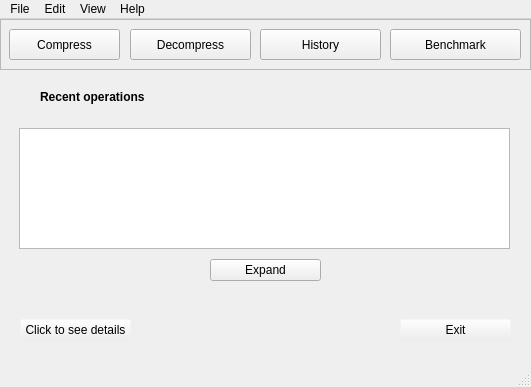
<?xml version="1.0" encoding="UTF-8"?>
<ui version="4.0">
 <class>MainWindow</class>
 <widget class="QMainWindow" name="MainWindow">
  <property name="geometry">
   <rect>
    <x>0</x>
    <y>0</y>
    <width>531</width>
    <height>387</height>
   </rect>
  </property>
  <property name="windowTitle">
   <string>MainWindow</string>
  </property>
  <widget class="QWidget" name="centralwidget">
   <widget class="QPushButton" name="compressButton">
    <property name="geometry">
     <rect>
      <x>9</x>
      <y>10</y>
      <width>111</width>
      <height>31</height>
     </rect>
    </property>
    <property name="text">
     <string>Compress</string>
    </property>
   </widget>
   <widget class="QPushButton" name="decompressButton">
    <property name="geometry">
     <rect>
      <x>130</x>
      <y>10</y>
      <width>121</width>
      <height>31</height>
     </rect>
    </property>
    <property name="text">
     <string>Decompress</string>
    </property>
   </widget>
   <widget class="QPushButton" name="historyButton">
    <property name="geometry">
     <rect>
      <x>260</x>
      <y>10</y>
      <width>121</width>
      <height>31</height>
     </rect>
    </property>
    <property name="text">
     <string>History</string>
    </property>
   </widget>
   <widget class="QPushButton" name="benchmarkButton">
    <property name="geometry">
     <rect>
      <x>390</x>
      <y>10</y>
      <width>131</width>
      <height>31</height>
     </rect>
    </property>
    <property name="text">
     <string>Benchmark</string>
    </property>
   </widget>
   <widget class="QLabel" name="label">
    <property name="geometry">
     <rect>
      <x>40</x>
      <y>70</y>
      <width>111</width>
      <height>16</height>
     </rect>
    </property>
    <property name="font">
     <font>
      <weight>75</weight>
      <bold>true</bold>
     </font>
    </property>
    <property name="text">
     <string>Recent operations</string>
    </property>
   </widget>
   <widget class="QFrame" name="frame">
    <property name="geometry">
     <rect>
      <x>19</x>
      <y>109</y>
      <width>491</width>
      <height>121</height>
     </rect>
    </property>
    <property name="frameShape">
     <enum>QFrame::StyledPanel</enum>
    </property>
    <property name="frameShadow">
     <enum>QFrame::Raised</enum>
    </property>
    <widget class="QTextEdit" name="textEdit">
     <property name="geometry">
      <rect>
       <x>0</x>
       <y>0</y>
       <width>491</width>
       <height>121</height>
      </rect>
     </property>
     <property name="readOnly">
      <bool>true</bool>
     </property>
    </widget>
   </widget>
   <widget class="QPushButton" name="expandButton">
    <property name="geometry">
     <rect>
      <x>210</x>
      <y>240</y>
      <width>111</width>
      <height>22</height>
     </rect>
    </property>
    <property name="text">
     <string>Expand</string>
    </property>
   </widget>
   <widget class="QPushButton" name="pushButton">
    <property name="geometry">
     <rect>
      <x>20</x>
      <y>300</y>
      <width>111</width>
      <height>22</height>
     </rect>
    </property>
    <property name="palette">
     <palette>
      <active>
       <colorrole role="WindowText">
        <brush brushstyle="SolidPattern">
         <color alpha="255">
          <red>0</red>
          <green>0</green>
          <blue>0</blue>
         </color>
        </brush>
       </colorrole>
       <colorrole role="Button">
        <brush brushstyle="SolidPattern">
         <color alpha="0">
          <red>239</red>
          <green>239</green>
          <blue>239</blue>
         </color>
        </brush>
       </colorrole>
       <colorrole role="Light">
        <brush brushstyle="SolidPattern">
         <color alpha="0">
          <red>255</red>
          <green>255</green>
          <blue>255</blue>
         </color>
        </brush>
       </colorrole>
       <colorrole role="Midlight">
        <brush brushstyle="SolidPattern">
         <color alpha="0">
          <red>247</red>
          <green>247</green>
          <blue>247</blue>
         </color>
        </brush>
       </colorrole>
       <colorrole role="Dark">
        <brush brushstyle="SolidPattern">
         <color alpha="0">
          <red>119</red>
          <green>119</green>
          <blue>119</blue>
         </color>
        </brush>
       </colorrole>
       <colorrole role="Mid">
        <brush brushstyle="SolidPattern">
         <color alpha="0">
          <red>159</red>
          <green>159</green>
          <blue>159</blue>
         </color>
        </brush>
       </colorrole>
       <colorrole role="Text">
        <brush brushstyle="SolidPattern">
         <color alpha="255">
          <red>0</red>
          <green>0</green>
          <blue>0</blue>
         </color>
        </brush>
       </colorrole>
       <colorrole role="BrightText">
        <brush brushstyle="SolidPattern">
         <color alpha="255">
          <red>255</red>
          <green>255</green>
          <blue>255</blue>
         </color>
        </brush>
       </colorrole>
       <colorrole role="ButtonText">
        <brush brushstyle="SolidPattern">
         <color alpha="255">
          <red>0</red>
          <green>0</green>
          <blue>0</blue>
         </color>
        </brush>
       </colorrole>
       <colorrole role="Base">
        <brush brushstyle="SolidPattern">
         <color alpha="255">
          <red>255</red>
          <green>255</green>
          <blue>255</blue>
         </color>
        </brush>
       </colorrole>
       <colorrole role="Window">
        <brush brushstyle="SolidPattern">
         <color alpha="0">
          <red>239</red>
          <green>239</green>
          <blue>239</blue>
         </color>
        </brush>
       </colorrole>
       <colorrole role="Shadow">
        <brush brushstyle="SolidPattern">
         <color alpha="255">
          <red>0</red>
          <green>0</green>
          <blue>0</blue>
         </color>
        </brush>
       </colorrole>
       <colorrole role="AlternateBase">
        <brush brushstyle="SolidPattern">
         <color alpha="127">
          <red>247</red>
          <green>247</green>
          <blue>247</blue>
         </color>
        </brush>
       </colorrole>
       <colorrole role="ToolTipBase">
        <brush brushstyle="SolidPattern">
         <color alpha="255">
          <red>255</red>
          <green>255</green>
          <blue>220</blue>
         </color>
        </brush>
       </colorrole>
       <colorrole role="ToolTipText">
        <brush brushstyle="SolidPattern">
         <color alpha="255">
          <red>0</red>
          <green>0</green>
          <blue>0</blue>
         </color>
        </brush>
       </colorrole>
       <colorrole role="PlaceholderText">
        <brush brushstyle="SolidPattern">
         <color alpha="128">
          <red>0</red>
          <green>0</green>
          <blue>0</blue>
         </color>
        </brush>
       </colorrole>
      </active>
      <inactive>
       <colorrole role="WindowText">
        <brush brushstyle="SolidPattern">
         <color alpha="255">
          <red>0</red>
          <green>0</green>
          <blue>0</blue>
         </color>
        </brush>
       </colorrole>
       <colorrole role="Button">
        <brush brushstyle="SolidPattern">
         <color alpha="0">
          <red>239</red>
          <green>239</green>
          <blue>239</blue>
         </color>
        </brush>
       </colorrole>
       <colorrole role="Light">
        <brush brushstyle="SolidPattern">
         <color alpha="0">
          <red>255</red>
          <green>255</green>
          <blue>255</blue>
         </color>
        </brush>
       </colorrole>
       <colorrole role="Midlight">
        <brush brushstyle="SolidPattern">
         <color alpha="0">
          <red>247</red>
          <green>247</green>
          <blue>247</blue>
         </color>
        </brush>
       </colorrole>
       <colorrole role="Dark">
        <brush brushstyle="SolidPattern">
         <color alpha="0">
          <red>119</red>
          <green>119</green>
          <blue>119</blue>
         </color>
        </brush>
       </colorrole>
       <colorrole role="Mid">
        <brush brushstyle="SolidPattern">
         <color alpha="0">
          <red>159</red>
          <green>159</green>
          <blue>159</blue>
         </color>
        </brush>
       </colorrole>
       <colorrole role="Text">
        <brush brushstyle="SolidPattern">
         <color alpha="255">
          <red>0</red>
          <green>0</green>
          <blue>0</blue>
         </color>
        </brush>
       </colorrole>
       <colorrole role="BrightText">
        <brush brushstyle="SolidPattern">
         <color alpha="255">
          <red>255</red>
          <green>255</green>
          <blue>255</blue>
         </color>
        </brush>
       </colorrole>
       <colorrole role="ButtonText">
        <brush brushstyle="SolidPattern">
         <color alpha="255">
          <red>0</red>
          <green>0</green>
          <blue>0</blue>
         </color>
        </brush>
       </colorrole>
       <colorrole role="Base">
        <brush brushstyle="SolidPattern">
         <color alpha="255">
          <red>255</red>
          <green>255</green>
          <blue>255</blue>
         </color>
        </brush>
       </colorrole>
       <colorrole role="Window">
        <brush brushstyle="SolidPattern">
         <color alpha="0">
          <red>239</red>
          <green>239</green>
          <blue>239</blue>
         </color>
        </brush>
       </colorrole>
       <colorrole role="Shadow">
        <brush brushstyle="SolidPattern">
         <color alpha="255">
          <red>0</red>
          <green>0</green>
          <blue>0</blue>
         </color>
        </brush>
       </colorrole>
       <colorrole role="AlternateBase">
        <brush brushstyle="SolidPattern">
         <color alpha="127">
          <red>247</red>
          <green>247</green>
          <blue>247</blue>
         </color>
        </brush>
       </colorrole>
       <colorrole role="ToolTipBase">
        <brush brushstyle="SolidPattern">
         <color alpha="255">
          <red>255</red>
          <green>255</green>
          <blue>220</blue>
         </color>
        </brush>
       </colorrole>
       <colorrole role="ToolTipText">
        <brush brushstyle="SolidPattern">
         <color alpha="255">
          <red>0</red>
          <green>0</green>
          <blue>0</blue>
         </color>
        </brush>
       </colorrole>
       <colorrole role="PlaceholderText">
        <brush brushstyle="SolidPattern">
         <color alpha="128">
          <red>0</red>
          <green>0</green>
          <blue>0</blue>
         </color>
        </brush>
       </colorrole>
      </inactive>
      <disabled>
       <colorrole role="WindowText">
        <brush brushstyle="SolidPattern">
         <color alpha="0">
          <red>119</red>
          <green>119</green>
          <blue>119</blue>
         </color>
        </brush>
       </colorrole>
       <colorrole role="Button">
        <brush brushstyle="SolidPattern">
         <color alpha="0">
          <red>239</red>
          <green>239</green>
          <blue>239</blue>
         </color>
        </brush>
       </colorrole>
       <colorrole role="Light">
        <brush brushstyle="SolidPattern">
         <color alpha="0">
          <red>255</red>
          <green>255</green>
          <blue>255</blue>
         </color>
        </brush>
       </colorrole>
       <colorrole role="Midlight">
        <brush brushstyle="SolidPattern">
         <color alpha="0">
          <red>247</red>
          <green>247</green>
          <blue>247</blue>
         </color>
        </brush>
       </colorrole>
       <colorrole role="Dark">
        <brush brushstyle="SolidPattern">
         <color alpha="0">
          <red>119</red>
          <green>119</green>
          <blue>119</blue>
         </color>
        </brush>
       </colorrole>
       <colorrole role="Mid">
        <brush brushstyle="SolidPattern">
         <color alpha="0">
          <red>159</red>
          <green>159</green>
          <blue>159</blue>
         </color>
        </brush>
       </colorrole>
       <colorrole role="Text">
        <brush brushstyle="SolidPattern">
         <color alpha="0">
          <red>119</red>
          <green>119</green>
          <blue>119</blue>
         </color>
        </brush>
       </colorrole>
       <colorrole role="BrightText">
        <brush brushstyle="SolidPattern">
         <color alpha="255">
          <red>255</red>
          <green>255</green>
          <blue>255</blue>
         </color>
        </brush>
       </colorrole>
       <colorrole role="ButtonText">
        <brush brushstyle="SolidPattern">
         <color alpha="0">
          <red>119</red>
          <green>119</green>
          <blue>119</blue>
         </color>
        </brush>
       </colorrole>
       <colorrole role="Base">
        <brush brushstyle="SolidPattern">
         <color alpha="0">
          <red>239</red>
          <green>239</green>
          <blue>239</blue>
         </color>
        </brush>
       </colorrole>
       <colorrole role="Window">
        <brush brushstyle="SolidPattern">
         <color alpha="0">
          <red>239</red>
          <green>239</green>
          <blue>239</blue>
         </color>
        </brush>
       </colorrole>
       <colorrole role="Shadow">
        <brush brushstyle="SolidPattern">
         <color alpha="255">
          <red>0</red>
          <green>0</green>
          <blue>0</blue>
         </color>
        </brush>
       </colorrole>
       <colorrole role="AlternateBase">
        <brush brushstyle="SolidPattern">
         <color alpha="0">
          <red>239</red>
          <green>239</green>
          <blue>239</blue>
         </color>
        </brush>
       </colorrole>
       <colorrole role="ToolTipBase">
        <brush brushstyle="SolidPattern">
         <color alpha="255">
          <red>255</red>
          <green>255</green>
          <blue>220</blue>
         </color>
        </brush>
       </colorrole>
       <colorrole role="ToolTipText">
        <brush brushstyle="SolidPattern">
         <color alpha="255">
          <red>0</red>
          <green>0</green>
          <blue>0</blue>
         </color>
        </brush>
       </colorrole>
       <colorrole role="PlaceholderText">
        <brush brushstyle="SolidPattern">
         <color alpha="128">
          <red>0</red>
          <green>0</green>
          <blue>0</blue>
         </color>
        </brush>
       </colorrole>
      </disabled>
     </palette>
    </property>
    <property name="text">
     <string>Click to see details</string>
    </property>
   </widget>
   <widget class="QFrame" name="frame_2">
    <property name="geometry">
     <rect>
      <x>0</x>
      <y>0</y>
      <width>531</width>
      <height>51</height>
     </rect>
    </property>
    <property name="frameShape">
     <enum>QFrame::StyledPanel</enum>
    </property>
    <property name="frameShadow">
     <enum>QFrame::Raised</enum>
    </property>
   </widget>
   <widget class="QPushButton" name="exitButton">
    <property name="geometry">
     <rect>
      <x>400</x>
      <y>300</y>
      <width>111</width>
      <height>22</height>
     </rect>
    </property>
    <property name="palette">
     <palette>
      <active>
       <colorrole role="WindowText">
        <brush brushstyle="SolidPattern">
         <color alpha="255">
          <red>0</red>
          <green>0</green>
          <blue>0</blue>
         </color>
        </brush>
       </colorrole>
       <colorrole role="Button">
        <brush brushstyle="SolidPattern">
         <color alpha="0">
          <red>239</red>
          <green>239</green>
          <blue>239</blue>
         </color>
        </brush>
       </colorrole>
       <colorrole role="Light">
        <brush brushstyle="SolidPattern">
         <color alpha="0">
          <red>255</red>
          <green>255</green>
          <blue>255</blue>
         </color>
        </brush>
       </colorrole>
       <colorrole role="Midlight">
        <brush brushstyle="SolidPattern">
         <color alpha="0">
          <red>247</red>
          <green>247</green>
          <blue>247</blue>
         </color>
        </brush>
       </colorrole>
       <colorrole role="Dark">
        <brush brushstyle="SolidPattern">
         <color alpha="0">
          <red>119</red>
          <green>119</green>
          <blue>119</blue>
         </color>
        </brush>
       </colorrole>
       <colorrole role="Mid">
        <brush brushstyle="SolidPattern">
         <color alpha="0">
          <red>159</red>
          <green>159</green>
          <blue>159</blue>
         </color>
        </brush>
       </colorrole>
       <colorrole role="Text">
        <brush brushstyle="SolidPattern">
         <color alpha="255">
          <red>0</red>
          <green>0</green>
          <blue>0</blue>
         </color>
        </brush>
       </colorrole>
       <colorrole role="BrightText">
        <brush brushstyle="SolidPattern">
         <color alpha="255">
          <red>255</red>
          <green>255</green>
          <blue>255</blue>
         </color>
        </brush>
       </colorrole>
       <colorrole role="ButtonText">
        <brush brushstyle="SolidPattern">
         <color alpha="255">
          <red>0</red>
          <green>0</green>
          <blue>0</blue>
         </color>
        </brush>
       </colorrole>
       <colorrole role="Base">
        <brush brushstyle="SolidPattern">
         <color alpha="255">
          <red>255</red>
          <green>255</green>
          <blue>255</blue>
         </color>
        </brush>
       </colorrole>
       <colorrole role="Window">
        <brush brushstyle="SolidPattern">
         <color alpha="0">
          <red>239</red>
          <green>239</green>
          <blue>239</blue>
         </color>
        </brush>
       </colorrole>
       <colorrole role="Shadow">
        <brush brushstyle="SolidPattern">
         <color alpha="255">
          <red>0</red>
          <green>0</green>
          <blue>0</blue>
         </color>
        </brush>
       </colorrole>
       <colorrole role="AlternateBase">
        <brush brushstyle="SolidPattern">
         <color alpha="127">
          <red>247</red>
          <green>247</green>
          <blue>247</blue>
         </color>
        </brush>
       </colorrole>
       <colorrole role="ToolTipBase">
        <brush brushstyle="SolidPattern">
         <color alpha="255">
          <red>255</red>
          <green>255</green>
          <blue>220</blue>
         </color>
        </brush>
       </colorrole>
       <colorrole role="ToolTipText">
        <brush brushstyle="SolidPattern">
         <color alpha="255">
          <red>0</red>
          <green>0</green>
          <blue>0</blue>
         </color>
        </brush>
       </colorrole>
       <colorrole role="PlaceholderText">
        <brush brushstyle="SolidPattern">
         <color alpha="128">
          <red>0</red>
          <green>0</green>
          <blue>0</blue>
         </color>
        </brush>
       </colorrole>
      </active>
      <inactive>
       <colorrole role="WindowText">
        <brush brushstyle="SolidPattern">
         <color alpha="255">
          <red>0</red>
          <green>0</green>
          <blue>0</blue>
         </color>
        </brush>
       </colorrole>
       <colorrole role="Button">
        <brush brushstyle="SolidPattern">
         <color alpha="0">
          <red>239</red>
          <green>239</green>
          <blue>239</blue>
         </color>
        </brush>
       </colorrole>
       <colorrole role="Light">
        <brush brushstyle="SolidPattern">
         <color alpha="0">
          <red>255</red>
          <green>255</green>
          <blue>255</blue>
         </color>
        </brush>
       </colorrole>
       <colorrole role="Midlight">
        <brush brushstyle="SolidPattern">
         <color alpha="0">
          <red>247</red>
          <green>247</green>
          <blue>247</blue>
         </color>
        </brush>
       </colorrole>
       <colorrole role="Dark">
        <brush brushstyle="SolidPattern">
         <color alpha="0">
          <red>119</red>
          <green>119</green>
          <blue>119</blue>
         </color>
        </brush>
       </colorrole>
       <colorrole role="Mid">
        <brush brushstyle="SolidPattern">
         <color alpha="0">
          <red>159</red>
          <green>159</green>
          <blue>159</blue>
         </color>
        </brush>
       </colorrole>
       <colorrole role="Text">
        <brush brushstyle="SolidPattern">
         <color alpha="255">
          <red>0</red>
          <green>0</green>
          <blue>0</blue>
         </color>
        </brush>
       </colorrole>
       <colorrole role="BrightText">
        <brush brushstyle="SolidPattern">
         <color alpha="255">
          <red>255</red>
          <green>255</green>
          <blue>255</blue>
         </color>
        </brush>
       </colorrole>
       <colorrole role="ButtonText">
        <brush brushstyle="SolidPattern">
         <color alpha="255">
          <red>0</red>
          <green>0</green>
          <blue>0</blue>
         </color>
        </brush>
       </colorrole>
       <colorrole role="Base">
        <brush brushstyle="SolidPattern">
         <color alpha="255">
          <red>255</red>
          <green>255</green>
          <blue>255</blue>
         </color>
        </brush>
       </colorrole>
       <colorrole role="Window">
        <brush brushstyle="SolidPattern">
         <color alpha="0">
          <red>239</red>
          <green>239</green>
          <blue>239</blue>
         </color>
        </brush>
       </colorrole>
       <colorrole role="Shadow">
        <brush brushstyle="SolidPattern">
         <color alpha="255">
          <red>0</red>
          <green>0</green>
          <blue>0</blue>
         </color>
        </brush>
       </colorrole>
       <colorrole role="AlternateBase">
        <brush brushstyle="SolidPattern">
         <color alpha="127">
          <red>247</red>
          <green>247</green>
          <blue>247</blue>
         </color>
        </brush>
       </colorrole>
       <colorrole role="ToolTipBase">
        <brush brushstyle="SolidPattern">
         <color alpha="255">
          <red>255</red>
          <green>255</green>
          <blue>220</blue>
         </color>
        </brush>
       </colorrole>
       <colorrole role="ToolTipText">
        <brush brushstyle="SolidPattern">
         <color alpha="255">
          <red>0</red>
          <green>0</green>
          <blue>0</blue>
         </color>
        </brush>
       </colorrole>
       <colorrole role="PlaceholderText">
        <brush brushstyle="SolidPattern">
         <color alpha="128">
          <red>0</red>
          <green>0</green>
          <blue>0</blue>
         </color>
        </brush>
       </colorrole>
      </inactive>
      <disabled>
       <colorrole role="WindowText">
        <brush brushstyle="SolidPattern">
         <color alpha="0">
          <red>119</red>
          <green>119</green>
          <blue>119</blue>
         </color>
        </brush>
       </colorrole>
       <colorrole role="Button">
        <brush brushstyle="SolidPattern">
         <color alpha="0">
          <red>239</red>
          <green>239</green>
          <blue>239</blue>
         </color>
        </brush>
       </colorrole>
       <colorrole role="Light">
        <brush brushstyle="SolidPattern">
         <color alpha="0">
          <red>255</red>
          <green>255</green>
          <blue>255</blue>
         </color>
        </brush>
       </colorrole>
       <colorrole role="Midlight">
        <brush brushstyle="SolidPattern">
         <color alpha="0">
          <red>247</red>
          <green>247</green>
          <blue>247</blue>
         </color>
        </brush>
       </colorrole>
       <colorrole role="Dark">
        <brush brushstyle="SolidPattern">
         <color alpha="0">
          <red>119</red>
          <green>119</green>
          <blue>119</blue>
         </color>
        </brush>
       </colorrole>
       <colorrole role="Mid">
        <brush brushstyle="SolidPattern">
         <color alpha="0">
          <red>159</red>
          <green>159</green>
          <blue>159</blue>
         </color>
        </brush>
       </colorrole>
       <colorrole role="Text">
        <brush brushstyle="SolidPattern">
         <color alpha="0">
          <red>119</red>
          <green>119</green>
          <blue>119</blue>
         </color>
        </brush>
       </colorrole>
       <colorrole role="BrightText">
        <brush brushstyle="SolidPattern">
         <color alpha="255">
          <red>255</red>
          <green>255</green>
          <blue>255</blue>
         </color>
        </brush>
       </colorrole>
       <colorrole role="ButtonText">
        <brush brushstyle="SolidPattern">
         <color alpha="0">
          <red>119</red>
          <green>119</green>
          <blue>119</blue>
         </color>
        </brush>
       </colorrole>
       <colorrole role="Base">
        <brush brushstyle="SolidPattern">
         <color alpha="0">
          <red>239</red>
          <green>239</green>
          <blue>239</blue>
         </color>
        </brush>
       </colorrole>
       <colorrole role="Window">
        <brush brushstyle="SolidPattern">
         <color alpha="0">
          <red>239</red>
          <green>239</green>
          <blue>239</blue>
         </color>
        </brush>
       </colorrole>
       <colorrole role="Shadow">
        <brush brushstyle="SolidPattern">
         <color alpha="255">
          <red>0</red>
          <green>0</green>
          <blue>0</blue>
         </color>
        </brush>
       </colorrole>
       <colorrole role="AlternateBase">
        <brush brushstyle="SolidPattern">
         <color alpha="0">
          <red>239</red>
          <green>239</green>
          <blue>239</blue>
         </color>
        </brush>
       </colorrole>
       <colorrole role="ToolTipBase">
        <brush brushstyle="SolidPattern">
         <color alpha="255">
          <red>255</red>
          <green>255</green>
          <blue>220</blue>
         </color>
        </brush>
       </colorrole>
       <colorrole role="ToolTipText">
        <brush brushstyle="SolidPattern">
         <color alpha="255">
          <red>0</red>
          <green>0</green>
          <blue>0</blue>
         </color>
        </brush>
       </colorrole>
       <colorrole role="PlaceholderText">
        <brush brushstyle="SolidPattern">
         <color alpha="128">
          <red>0</red>
          <green>0</green>
          <blue>0</blue>
         </color>
        </brush>
       </colorrole>
      </disabled>
     </palette>
    </property>
    <property name="text">
     <string>Exit</string>
    </property>
   </widget>
   <zorder>frame_2</zorder>
   <zorder>compressButton</zorder>
   <zorder>decompressButton</zorder>
   <zorder>historyButton</zorder>
   <zorder>benchmarkButton</zorder>
   <zorder>label</zorder>
   <zorder>frame</zorder>
   <zorder>expandButton</zorder>
   <zorder>pushButton</zorder>
   <zorder>exitButton</zorder>
  </widget>
  <widget class="QMenuBar" name="menubar">
   <property name="geometry">
    <rect>
     <x>0</x>
     <y>0</y>
     <width>531</width>
     <height>19</height>
    </rect>
   </property>
   <widget class="QMenu" name="menuData_compressor">
    <property name="title">
     <string>File</string>
    </property>
    <addaction name="actionCompress"/>
    <addaction name="actionDecompress"/>
    <addaction name="actionPreferences"/>
    <addaction name="separator"/>
    <addaction name="actionExit"/>
   </widget>
   <widget class="QMenu" name="menuEdit">
    <property name="title">
     <string>Edit</string>
    </property>
    <widget class="QMenu" name="menuSort_history">
     <property name="title">
      <string>Sort history</string>
     </property>
     <addaction name="actionBy_latest"/>
     <addaction name="actionBy_oldest"/>
     <addaction name="actionBy_name_A_Z"/>
     <addaction name="actionBy_name_Z_A"/>
    </widget>
    <addaction name="menuSort_history"/>
    <addaction name="actionEdit_history"/>
    <addaction name="actionClear_history"/>
   </widget>
   <widget class="QMenu" name="menuView">
    <property name="title">
     <string>View</string>
    </property>
    <addaction name="actionUse_dark_theme"/>
   </widget>
   <widget class="QMenu" name="menuHelp">
    <property name="title">
     <string>Help</string>
    </property>
    <addaction name="actionInfo"/>
   </widget>
   <addaction name="menuData_compressor"/>
   <addaction name="menuEdit"/>
   <addaction name="menuView"/>
   <addaction name="menuHelp"/>
  </widget>
  <widget class="QStatusBar" name="statusbar"/>
  <action name="actionEdit_history">
   <property name="text">
    <string>Edit history</string>
   </property>
  </action>
  <action name="actionClear_history">
   <property name="text">
    <string>Clear history</string>
   </property>
   <property name="shortcut">
    <string>Ctrl+C</string>
   </property>
  </action>
  <action name="actionBy_latest">
   <property name="text">
    <string>By latest</string>
   </property>
  </action>
  <action name="actionBy_oldest">
   <property name="text">
    <string>By oldest</string>
   </property>
  </action>
  <action name="actionBy_name_A_Z">
   <property name="text">
    <string>By name (A...Z)</string>
   </property>
  </action>
  <action name="actionBy_name_Z_A">
   <property name="text">
    <string>By name (Z...A)</string>
   </property>
  </action>
  <action name="actionInfo">
   <property name="text">
    <string>Info</string>
   </property>
  </action>
  <action name="actionUse_dark_theme">
   <property name="checkable">
    <bool>true</bool>
   </property>
   <property name="text">
    <string>Use dark theme</string>
   </property>
  </action>
  <action name="actionOpen">
   <property name="text">
    <string>Open</string>
   </property>
   <property name="shortcut">
    <string>Ctrl+O</string>
   </property>
  </action>
  <action name="actionCompress">
   <property name="text">
    <string>Compress</string>
   </property>
  </action>
  <action name="actionDecompress">
   <property name="text">
    <string>Decompress</string>
   </property>
  </action>
  <action name="actionPreferences">
   <property name="text">
    <string>Preferences</string>
   </property>
  </action>
  <action name="actionExit">
   <property name="text">
    <string>Exit</string>
   </property>
  </action>
 </widget>
 <resources/>
 <connections/>
</ui>
